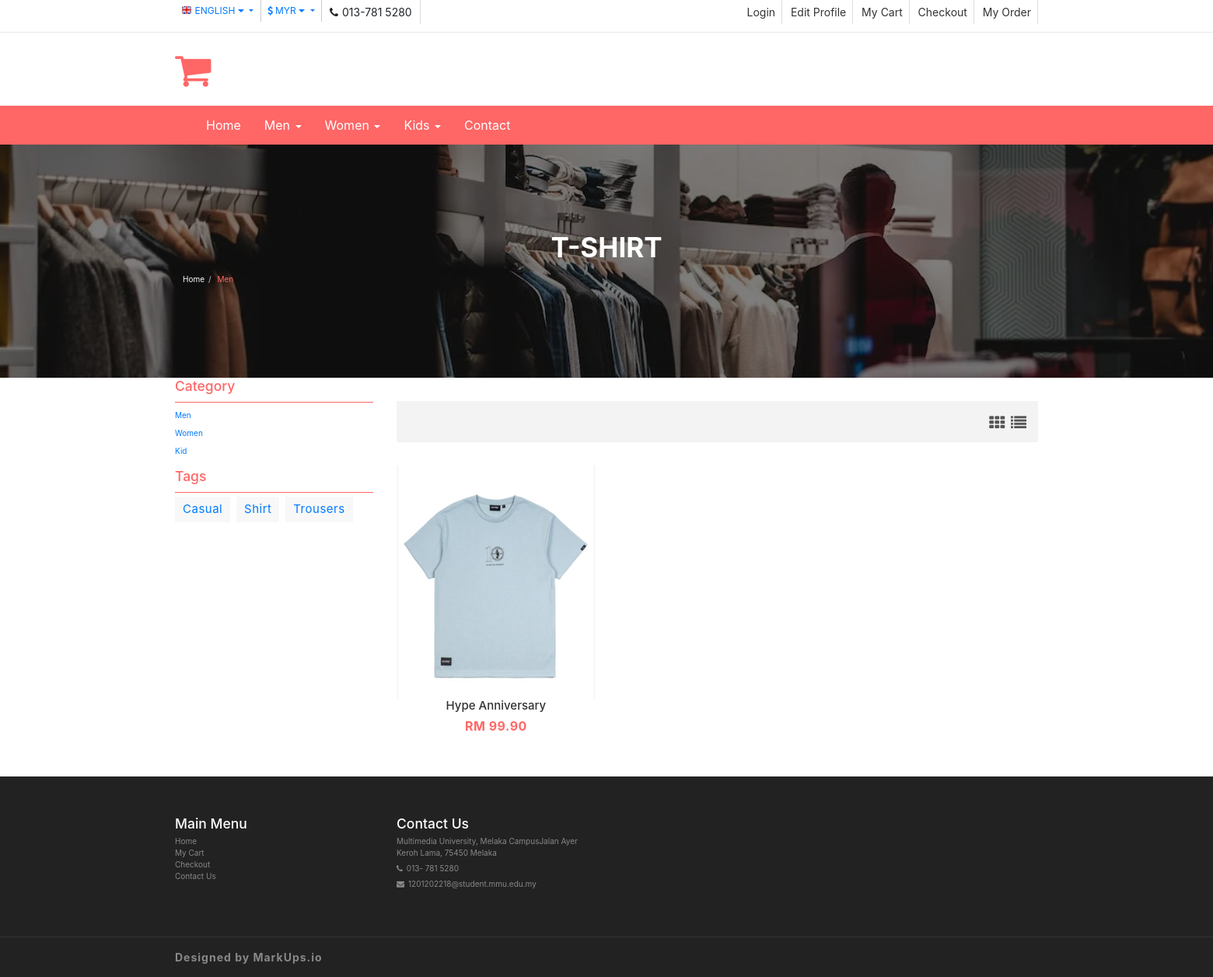
/menshirt.php, run on the app's committed database.
### tables this page shows
CREATE TABLE `products` (
  `product_id` int(11) NOT NULL,
  `product_name` varchar(255) NOT NULL,
  `product_type` varchar(255) NOT NULL,
  `product_price` decimal(10,2) NOT NULL,
  `product_image` varchar(255) NOT NULL
);

### menshirt.php (the view, shortened to what this page needs)
<?php
  include("logincon.php");
?>
<!DOCTYPE html>
<html lang="en">
  <head>
    <link href="css/font-awesome.css" rel="stylesheet">
    <link href="css/bootstrap.css" rel="stylesheet">
    <link href="css/jquery.smartmenus.bootstrap.css" rel="stylesheet">
    <link rel="stylesheet" type="text/css" href="css/jquery.simpleLens.css">
    <link rel="stylesheet" type="text/css" href="css/slick.css">
    <link rel="stylesheet" type="text/css" href="css/nouislider.css">
    <link id="switcher" href="css/theme-color/default-theme.css" rel="stylesheet">
    <link href="css/sequence-theme.modern-slide-in.css" rel="stylesheet" media="all">
    <link href="css/style.css" rel="stylesheet">
    <link rel="stylesheet" href="//cdn.jsdelivr.net/npm/alertifyjs@1.13.1/build/css/alertify.min.css"/>
    <link rel="stylesheet" href="//cdn.jsdelivr.net/npm/alertifyjs@1.13.1/build/css/themes/bootstrap.min.css"/>
  </head>
  <body>
  <header id="aa-header">
    <div class="aa-header-top">
      <div class="container">
        <div class="row">
          <div class="col-md-12">
            <div class="aa-header-top-area">
              <div class="aa-header-top-left">
                <div class="aa-language">
                  <div class="dropdown">
                    <a class="btn dropdown-toggle" href="#" type="button" id="dropdownMenu1" data-toggle="dropdown" aria-haspopup="true" aria-expanded="true">
                      <img src="img/flag/english.jpg" alt="english flag">ENGLISH
                      <span class="caret"></span>
                    </a>
                  </div>
                </div>
                <div class="aa-currency">
                  <div class="dropdown">
                    <a class="btn dropdown-toggle" href="#" type="button" id="dropdownMenu1" data-toggle="dropdown" aria-haspopup="true" aria-expanded="true">
                      <i class="fa fa-usd"></i>MYR
                      <span class="caret"></span>
                    </a>
                  </div>
                </div>
                <div class="cellphone hidden-xs">
                  <p><span class="fa fa-phone"></span>013-781 5280</p>
                </div>
              </div>
              <div class="aa-header-top-right">
                <ul class="aa-head-top-nav-right">
                <?php
                        if(!isset($_SESSION['auth']))
                        {?>
                            <li class="hidden-xs"><a href="login.php">Login </a></li>
                <?php   } ?>
                        <li class="hidden-xs"><a href="editprofile.php">Edit Profile</a></li>
                        <li class="hidden-xs"><a href="cart.php">My Cart</a></li>
                        <li class="hidden-xs"><a href="checkout.php">Checkout</a></li>
                        <li class="hidden-xs"><a href="myorder.php">My Order</a></li>
                </ul>
              </div>
            </div>
          </div>
        </div>
      </div>
    </div>
    <div class="aa-header-bottom">
      <div class="container">
        <div class="row">
          <div class="col-md-12">
            <div class="aa-header-bottom-area">
              <div class="aa-logo">
                <a href="index.php">
                <span class="fa fa-shopping-cart"></span>
                </a>
              </div>
            </div>
          </div>
        </div>
      </div>
    </div>
  </header>
  <section id="menu">
    <div class="container">
      <div class="menu-area">
        <div class="navbar navbar-default" role="navigation">
          <div class="navbar-collapse collapse">
            <ul class="nav navbar-nav">
              <li><a href="index.php">Home</a></li>
              <li><a href="#">Men <span class="caret"></span></a>
              </li>
              <li><a href="#">Women <span class="caret"></span></a>
              </li>
              <li><a href="#">Kids <span class="caret"></span></a>
              </li>
              <li><a href="contact.php">Contact</a></li>
            </ul>
          </div>
        </div>
      </div>
    </div>
  </section>
  <section id="aa-catg-head-banner">
    <img src="img/bpmen.png" alt="fashion img">
    <div class="aa-catg-head-banner-area">
      <div class="container">
        <div class="aa-catg-head-banner-content">
          <h2>T-Shirt</h2>
          <ol class="breadcrumb">
            <li><a href="index.php">Home</a></li>
            <li class="active">Men</li>
          </ol>
        </div>
      </div>
    </div>
  </section>
  <section id="aa-product-category">
    <div class="container">
      <div class="row">
        <div class="col-lg-9 col-md-9 col-sm-8 col-md-push-3">
          <div class="aa-product-catg-content">
            <div class="aa-product-catg-head">
              <div class="aa-product-catg-head-right">
                <a id="grid-catg" href="#"><span class="fa fa-th"></span></a>
                <a id="list-catg" href="#"><span class="fa fa-list"></span></a>
              </div>
            </div>
            <div class="aa-product-catg-body">
              <ul class="aa-product-catg">
                <form method="POST" action="menshirt.php">
                <?php
                  $products_query = "SELECT * FROM products WHERE product_type = 'Men T-shirt' ";
                  $query_run = mysqli_query($con, $products_query);;
                  if(mysqli_num_rows($query_run) > 0)
                  {
                    foreach($query_run as $item)
                    {?>
                      <li>
                        <figure>
                          <a class="aa-product-img" href="#"><img src="./img/product/<?= $item['product_image']; ?>"></a>
                          <figcaption>
                            <h4 class="aa-product-title"><a href="#"><?= $item['product_name']; ?></a></h4>
                            <span class="aa-product-price">RM <?= $item['product_price']; ?></span><span class="aa-product-price"></span>
                          </figcaption>
                        </figure>
                      </li>
              <?php }
                  }
                  else
                  {
                    echo "No Data Available";
                  }
                ?>
                </form>
            </div>
          </div>
        </div>
        <div class="col-lg-3 col-md-3 col-sm-4 col-md-pull-9">
          <aside class="aa-sidebar">
            <div class="aa-sidebar-widget">
              <h3>Category</h3>
              <ul class="aa-catg-nav">
                <li><a href="mencasual.php">Men</a></li>
                <li><a href="womencasual.php">Women</a></li>
                <li><a href="kidcasual.php">Kid</a></li>
              </ul>
            </div>
            <div class="aa-sidebar-widget">
              <h3>Tags</h3>
              <div class="tag-cloud">
                <a href="mencasual.php">Casual</a>
                <a href="menshirt.php">Shirt</a>
                <a href="mentrousers.php">Trousers</a>
              </div>
            </div>
          </aside>
        </div>
      </div>
    </div>
  </section>
  <footer id="aa-footer">
    <div class="aa-footer-top">
      <div class="container">
        <div class="row">
        <div class="col-md-12">
          <div class="aa-footer-top-area">
            <div class="row">
              <div class="col-md-3 col-sm-6">
                <div class="aa-footer-widget">
                  <h3>Main Menu</h3>
                  <ul class="aa-footer-nav">
                    <li><a href="index.php">Home</a></li>
                    <li><a href="cart.php">My Cart</a></li>
                    <li><a href="checkout.php">Checkout</a></li>
                    <li><a href="contact.php">Contact Us</a></li>
                  </ul>
                </div>
              </div>
              <div class="col-md-3 col-sm-6">
                <div class="aa-footer-widget">
                  <div class="aa-footer-widget">
                    <h3>Contact Us</h3>
                    <address>
                      <p> Multimedia University, Melaka CampusJalan Ayer Keroh Lama, 75450 Melaka</p>
                      <p><span class="fa fa-phone"></span>013- 781 5280</p>
                      <p><span class="fa fa-envelope"></span>1201202218@student.mmu.edu.my</p>
                    </address>
                  </div>
                </div>
              </div>
            </div>
          </div>
        </div>
      </div>
      </div>
    </div>
    <div class="aa-footer-bottom">
      <div class="container">
        <div class="row">
        <div class="col-md-12">
          <div class="aa-footer-bottom-area">
            <p>Designed by <a href="http://www.markups.io/">MarkUps.io</a></p>
          </div>
        </div>
      </div>
      </div>
    </div>
  </footer>
  </body>
</html>

### css/theme-color/default-theme.css (style rules this page uses)
h2 { color: #ff6666; }
#aa-header .aa-header-bottom .aa-header-bottom-area .aa-logo a > span { color: #ff6666; }
#menu { background-color: #ff6666; }
.aa-product-catg li .aa-product-price { color: #ff6666; }
#aa-catg-head-banner .aa-catg-head-banner-area .aa-catg-head-banner-content .breadcrumb .active { color: #ff6666; }
#aa-product-category .aa-sidebar .aa-sidebar-widget h3 { color: #ff6666; border-bottom: 1px solid #ff6666; }

### data on the page
products: product_image (picture), product_name "Hype Anniversary", product_price "99.90"
